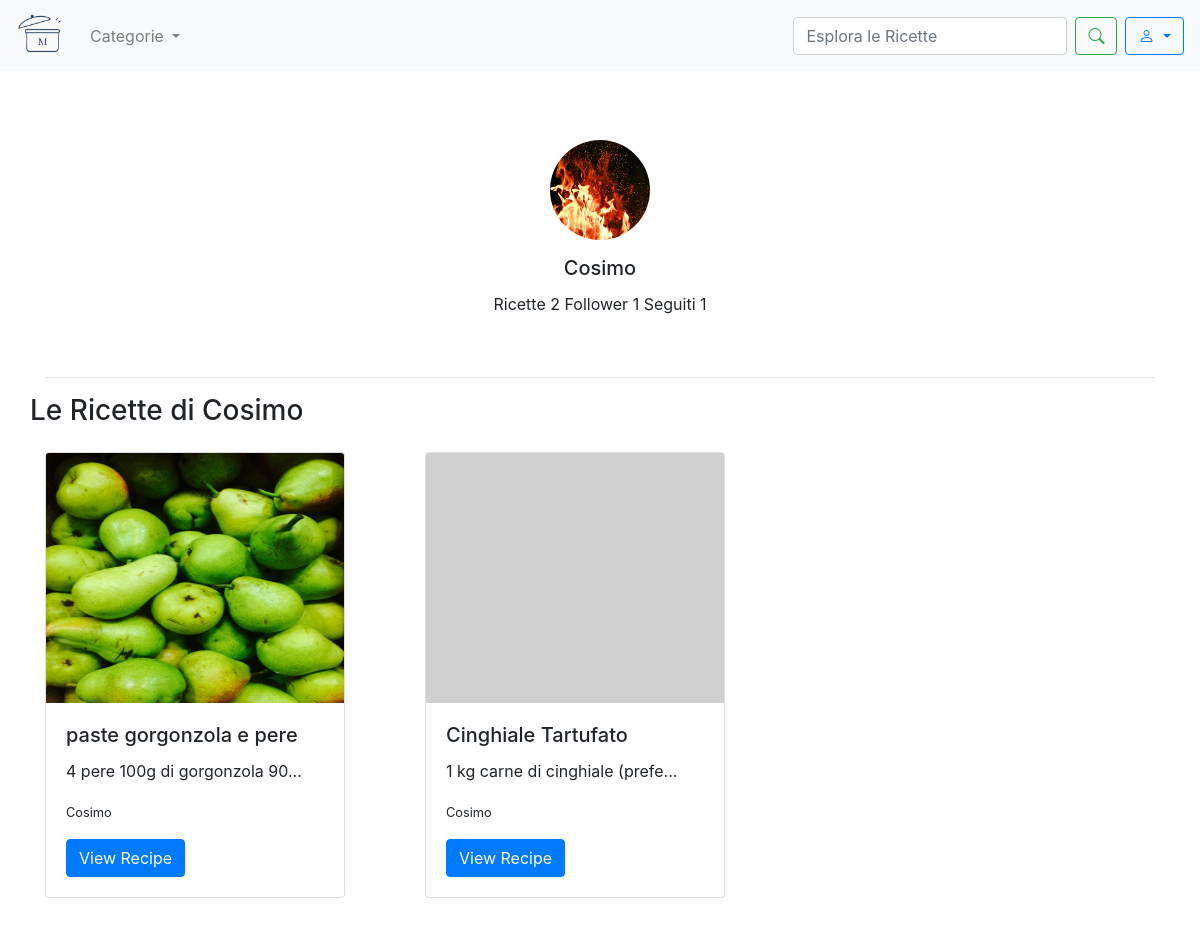
Page /user/4/ on the committed database.
### sito/models.py (models this page shows, shortened)
class CustomUser(AbstractUser):
    profile_image = models.ImageField(upload_to='profile_images/', blank=True, null=True)
    def get_profile_picture_url(self):
        if self.profile_image:
            return self.profile_image.url
        return static('images/defaultprofile.jpg')
    def count_recipes(self):
        return self.recipe_set.count()
    def count_followers(self):
        return self.followers.count()
    def count_following(self):
        return self.following.count()
    def __str__(self):
        return self.username

class Recipe(models.Model):
    title = models.CharField(max_length=200)
    photo = models.ImageField(upload_to='recipes_photos/', blank=True, null=True)
    preparationtime = models.CharField(help_text="Totale tempo di preparazione (es: 1 hour 30 minutes)", max_length=200,
                                       blank=True, null=True)
    category = models.ForeignKey(Category, on_delete=models.CASCADE)
    user = models.ForeignKey('CustomUser', on_delete=models.CASCADE)
    ingredients = models.TextField()
    instructions = models.TextField()

### sito/views.py (the view)
# urls.py: path('user/<int:user_id>/', user_profile, name='user_profile'),
def user_profile(request, user_id):
    recipes = Recipe.objects.filter(user=user_id)
    user = get_object_or_404(CustomUser, id=user_id)
    if request.user in CustomUser.objects.all():
        followed_user_ids = Follow.objects.filter(utente=request.user).values_list('followee_id', flat=True)
        currentuser = request.user
    else:
        followed_user_ids = None
        currentuser = None
    context = {'user': user,
               'recipes': recipes,
               'currentuser': currentuser,
               'followed_user_ids': followed_user_ids}
    return render(request, 'pagina_utente.html', context)

### template/pagina_utente.html (shortened to what this page needs)
<!DOCTYPE html>
{% load static %}
<html lang="en">
<head>
    <link rel="stylesheet" href="https://maxcdn.bootstrapcdn.com/bootstrap/4.5.2/css/bootstrap.min.css">
    <link rel="stylesheet" href="https://cdn.jsdelivr.net/npm/bootstrap-icons/font/bootstrap-icons.css">
</head>
<body>
    <nav class="navbar navbar-expand-lg navbar-light bg-light">
         <a class="navbar-brand" href="{% url 'homepage' %}">
            <img src="{% static 'images/logo.png' %}" alt="Logo" class="d-inline-block align-top" style="width: 50px">
        </a>
            <ul class="navbar-nav mr-auto">
                <li class="nav-item dropdown">
                  <div class="nav-link dropdown-toggle" role="button" data-toggle="dropdown" aria-expanded="false" id="CategoryDropdown">
                    Categorie
                  </div>
                </li>
            </ul>
            <form class="form-inline my-2 my-lg-0" method="GET" action="{% url 'search' %}">
                <input class="form-control mr-sm-2" type="search" name ="q" placeholder="Esplora le Ricette" aria-label="Search">
                <button class="btn btn-outline-success my-2 my-sm-0" type="submit"><i class="bi bi-search"></i></button>
            </form>
            <div class="dropdown ml-2">
                <button class="btn btn-outline-primary dropdown-toggle" type="button" id="userDropdown" data-toggle="dropdown" aria-haspopup="true" aria-expanded="false">
                    <i class="bi bi-person"></i>
                </button>
            </div>
    </nav>
    <div class="container py-5">
        <div class="row justify-content-center">
            <div class="col-md-6 text-center">
                <div class="card border-white mb-4">
                    <div class="card-body">
                        <img src=" {{ user.get_profile_picture_url }} " alt="Profile Picture" class="rounded-circle img-fluid mb-3" style="width: 100px; height: 100px;">
                        <h5 class="card-title">{{ user.username }}</h5>
                        <p class="card-text">Ricette {{ user.count_recipes }} Follower {{ user.count_followers }} Seguiti {{ user.count_following }} </p>
                    </div>
                </div>
            </div>
        </div>
        <hr>
        <div class="row">
            <h3 class="text-center mb-4">Le Ricette di {{user.username}}</h3>
        </div>
        <div class="row">
                {% for recipe in recipes %}
                <div class="col-md-4 mb-4">
                    <div class="card mb-3" style="max-width: 300px;">
                            {% if recipe.photo %}
                            <img src=" {{ recipe.photo.url }} " class=" card-img-top rounded-start" alt="foto ricetta" style="max-height: 250px; overflow-y: hidden" >
                            {% else %}
                            <img src="{% static 'images/defaultrecipe.jpg' %}" class="card-img-top rounded-start" alt="foto ricetta" style="max-height: 250px; overflow-y: hidden">
                            {% endif %}
                            <div class="card-body">
                                <h5 class="card-title">{{ recipe.title }}</h5>
                                <p class="card-text">{{ recipe.ingredients|slice:":30" }}...</p>
                                <p class="card-text"><small class="text-body-secondary">{{recipe.user}}</small></p>
                                <a href="{% url 'recipe_detail' recipe.id %}" class="btn btn-primary">View Recipe</a>
                            </div>
                        </div>
                </div>
            {% endfor %}
        </div>
    </div>
</body>
</html>

### rows in the picture
CustomUser: get_profile_picture_url (picture), username "Cosimo", count_recipes "2", count_followers "1", count_following "1"
Recipe: photo (picture), title "paste gorgonzola e pere", ingredients "4 pere 100g di gorgonzola 90", user "Cosimo"
Recipe: title "Cinghiale Tartufato", ingredients "1 kg carne di cinghiale (prefe", user "Cosimo"
